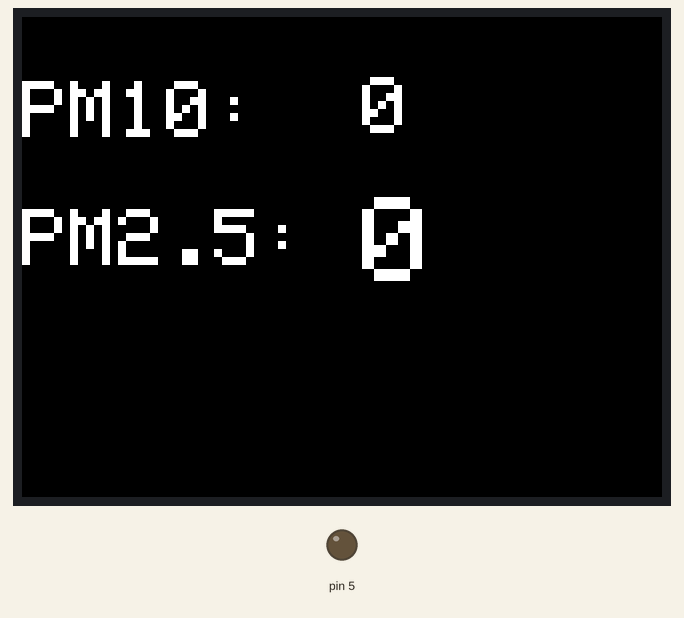
The sketch below on a simulated Arduino Uno, built with avr-gcc and run on an emulated ATmega328P. Shown: 320×240 colour display, output pins drawn as LEDs (lit = HIGH). What the sketch prints to the serial monitor is not drawn.

Above: at 0.4 s.

The sketch:

FineDust.ino
```cpp
#include "SPI.h"
#include "Adafruit_GFX.h"
#include "Adafruit_ILI9340.h"

#include <LiquidCrystal_I2C.h>
#include <SoftwareSerial.h>
SoftwareSerial mySerial(7,6); // Arudino Uno port TX, RX

#if defined(__SAM3X8E__)
    #undef __FlashStringHelper::F(string_literal)
    #define F(string_literal) string_literal
#endif

#define START_1 0x42
#define START_2 0x4d
#define DATA_LENGTH_H        0
#define DATA_LENGTH_L        1
#define PM1_0_ATMOSPHERE_H   8
#define PM1_0_ATMOSPHERE_L   9
#define PM2_5_ATMOSPHERE_H   10
#define PM2_5_ATMOSPHERE_L   11
#define PM10_ATMOSPHERE_H    12
#define PM10_ATMOSPHERE_L    13
#define PM2_5_PARTICLE_H   16
#define PM2_5_PARTICLE_L   17
#define VERSION              26
#define ERROR_CODE           27
#define CHECKSUM             29

#define _sclk 13
#define _miso 12
#define _mosi 11
#define _cs 10
#define _dc 9
#define _rst 8

byte bytCount1 = 0;
byte bytCount2 = 0;
unsigned char chrRecv;
unsigned char chrData[30];
int PM25;
int PM10;

Adafruit_ILI9340 tft = Adafruit_ILI9340(_cs, _dc, _rst);

unsigned int GetPM_Data(unsigned char chrSrc[], byte bytHigh, byte bytLow)
{
   return (chrSrc[bytHigh] << 8) + chrSrc[bytLow];
}

void setup(){
  Serial.begin(115200);
  Serial.println("PMS7003 Ready ");
  mySerial.begin(9600);

  pinMode(5,OUTPUT);

  tft.begin();
  tft.setRotation(1);

  tft.fillScreen(ILI9340_BLACK);

  tft.setTextColor(ILI9340_WHITE);
  tft.setTextSize(4);
  tft.println("\nPM10: ");

  tft.setTextColor(ILI9340_WHITE);
  tft.setTextSize(4);
  tft.println("\nPM2.5:");
}

void loop(){
  if (mySerial.available()){
       for(int i = 0; i < 32; i++){
           chrRecv = mySerial.read();
           if (chrRecv == START_2 ) {
              bytCount1 = 2;
              break;
            }
       }
      if (bytCount1 == 2)
      {
         bytCount1 = 0;
         for(int i = 0; i < 30; i++){
            chrData[i] = mySerial.read();
         }

         if ( (unsigned int) chrData[ERROR_CODE] == 0 ) {

            PM25  = GetPM_Data(chrData, PM2_5_ATMOSPHERE_H, PM2_5_ATMOSPHERE_L);
            PM10  = GetPM_Data(chrData, PM10_ATMOSPHERE_H, PM10_ATMOSPHERE_L);

            if(PM10>80 || PM25>50){ //미세먼지 팬 모터 on
              digitalWrite(5,LOW);
            }else{ // 팬 모터 off
              digitalWrite(5,HIGH);
            }
            Serial.print(",PM2.5=");
            Serial.print(PM25);
            Serial.print(",PM10=");
            Serial.println(PM10);
        }else Serial.println("PMS7003  ERROR");
      }
   }
   else Serial.println("PMS7003 NOT available");

   Text();
}

unsigned long Text() {
  unsigned long start = micros();

  tft.fillRect(170, 30, 120, 50, ILI9340_BLACK); //BLACK

  tft.setCursor(170, 30);
  if(PM10>79) tft.setTextColor(ILI9340_RED);
    else if(PM10>30) tft.setTextColor(ILI9340_GREEN);
    else if(PM10>0) tft.setTextColor(ILI9340_BLUE);
   tft.println(PM10);
   tft.setTextSize(6);

  tft.fillRect(170, 90, 120, 50, ILI9340_BLACK);

  tft.setCursor(170, 90);

  if(PM25>50) tft.setTextColor(ILI9340_RED);
  else if(PM25>15) tft.setTextColor(ILI9340_GREEN);
  else if(PM25>0) tft.setTextColor(ILI9340_BLUE);
  tft.setTextSize(6);
  tft.println(PM25);

  tft.fillRect(160, 160, 160, 50, ILI9340_BLACK);

  return micros() - start;
}
```
